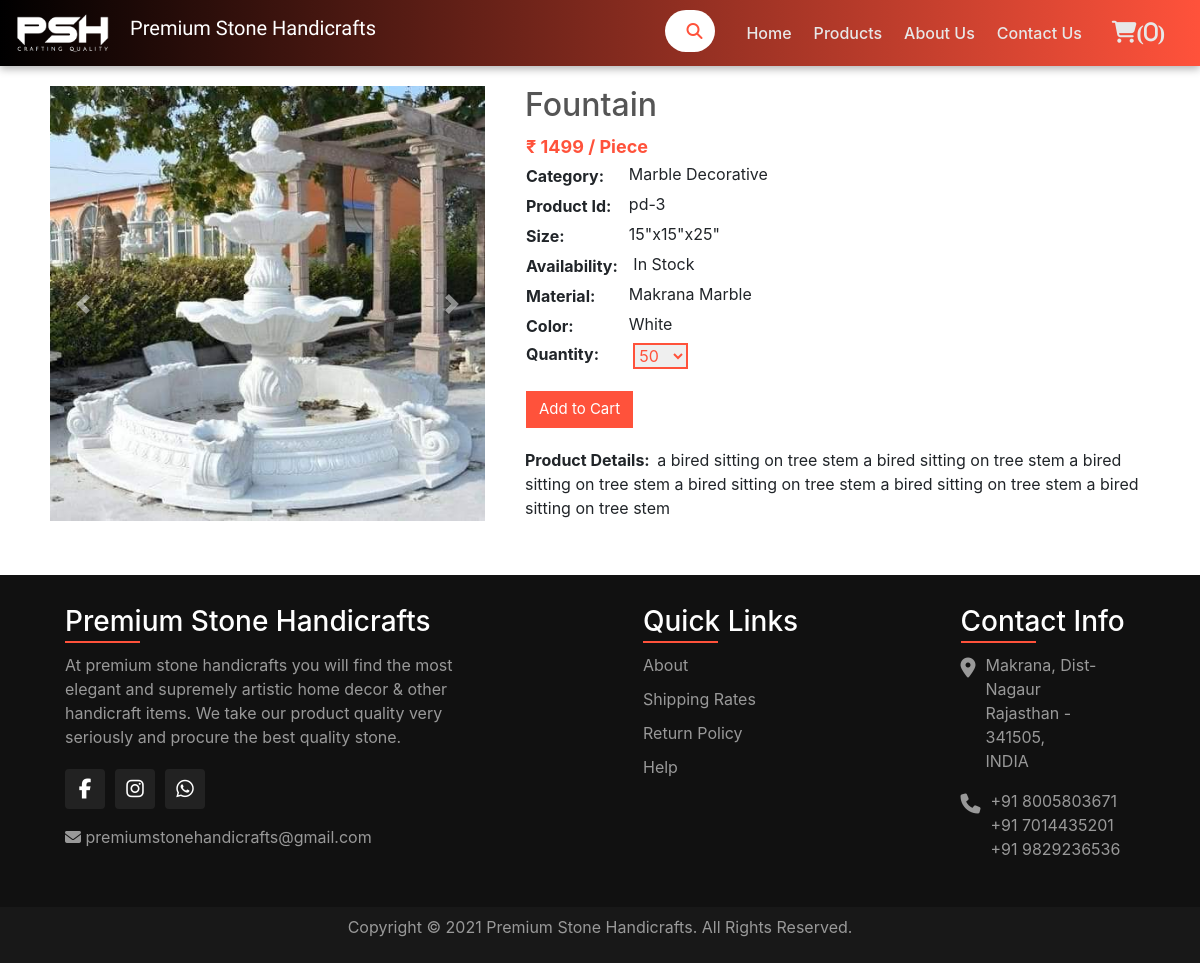
Screenshot of /products/product/3/ with the database file from the repository.
### shop/models.py (models this page shows, shortened)
class Product(models.Model):
    name = models.CharField(max_length=100)
    description = models.CharField(max_length=300)
    price = models.IntegerField()
    category = models.CharField(max_length=50, choices=categoryList)
    size = models.CharField(max_length=35, default='15"x15"x25"')
    material = models.CharField(max_length=20, default="Makrana Marble")
    color = models.CharField(max_length=15, default="White")
    publish_date = models.DateTimeField(auto_now_add=True)
    image = models.ImageField(upload_to="shop/products/images")
    instock = models.BooleanField(default=True)
    featured = models.BooleanField(default=False)
    minbuy = models.IntegerField(default=1)

### shop/views.py (the view, shortened to what this page needs)
# urls.py: path('products/product/<int:id>/', views.singleproductview, name='single_product'),
def singleproductview(request, id):
    category = Product.objects.all().values_list("category").filter(id=id)
    return render(request, "shop/singleproduct.html", {
        'product': Product.objects.get(id=id),
        'products': Product.objects.filter(category=category[0][0]).exclude(id=id)[:10],
        'quantity_options': quantity_options
    })

### shop/templates/shop/singleproduct.html (shortened to what this page needs)
{% extends 'shop/layout.html' %}
{% block main %}
    <div class="container single-product">
        <div class="row">
            <div class="col-md-5">
                <div id="carouselExampleControls" class="carousel slide" data-ride="carousel">
                    <div class="carousel-inner">
                      <div class="carousel-item active">
                        <img class="d-block w-100" src="{{ product.image.url }}" alt="First slide">
                      </div>
                    </div>
                    <a class="carousel-control-prev" href="#carouselExampleControls" role="button" data-slide="prev">
                      <span class="carousel-control-prev-icon" aria-hidden="true"></span>
                    </a>
                    <a class="carousel-control-next" href="#carouselExampleControls" role="button" data-slide="next">
                      <span class="carousel-control-next-icon" aria-hidden="true"></span>
                    </a>
                  </div>
            </div>
            <div class="col-md-7">
                <h2>{{ product.name }}</h2>
                <table>
                  <tr>
                    <th colspan="2" class="price">&#8377; {{ product.price }} / Piece</th>
                  </tr>
                  <tr>
                    <th>Category: </th>
                    <td>&nbsp;&nbsp;{{ product.category }}</td>
                  </tr>
                  <tr>
                    <th>Product Id: </th>
                    <td>&nbsp;&nbsp;pd-{{ product.id }}</td>
                  </tr>
                  <tr>
                    <th>Size: </th>
                    <td>&nbsp;&nbsp;{{ product.size }}</td>
                  </tr>
                  <tr>
                    <th>Availability: </th>
                    <td>&nbsp;&nbsp;
                      {% if product.instock %}
                        In Stock
                      {% else %}
                        Out of Stock
                      {% endif %}
                    </td>
                  </tr>
                  <tr>
                    <th>Material: </th>
                    <td>&nbsp;&nbsp;{{ product.material }}</td>
                  </tr>
                  <tr>
                    <th>Color: </th>
                    <td>&nbsp;&nbsp;{{ product.color }}</td>
                  </tr>
                  <form action="{% url 'shop:cart_add' product.id %}" method="post">
                    <tr>
                      <th><label for="quantity">Quantity: </label></th>
                      <td>&nbsp;&nbsp;
                        <select name="quantity" id="quantity">
                          <option value="{{ product.minbuy }}">{{ product.minbuy }}</option>
                        </select>
                      </td>
                    </tr>
                    <tr>
                      <td colspan="2">
                        <button type="submit" class="btn btn-default btn-cart">Add to Cart</button>
                      </td>
                    </tr>
                  </form>
                </table>
                <p><b>Product Details:&nbsp;&nbsp;</b>{{ product.description }}</p>
            </div>
        </div>
    </div>
{% endblock %}

### static/shop/css/style.css (style rules this page uses)
body a { text-decoration: none!important; }
.btn-cart { color: transparent; color: #ff523b; border-radius: 0; border: 1px solid #ff523b; margin-top: 8px; margin-bottom: 5px; }
.single-product { margin-bottom: 30px; }
.single-product table tr td { padding-bottom: 5px; }
.single-product .col-md-7, .single-product .col-md-5 { padding: 20px; }
.single-product .col-md-7 h2 { color: #555; }
.single-product .col-md-7 p { margin-bottom: 5px; }
.single-product .col-md-7 .price { color: #ff523b; font-size: 18px; font-weight: bold; }
.single-product .col-md-7 .btn-cart { background: #ff523b; color: #FFFFFF; font-size: 15px; margin: 15px 0; display: block; }
.single-product .col-md-7 select { padding: 0px; border: 2px solid #ff523b; color: #ff523b; }

### rows the page displays
Product: image (picture), name "Fountain", price "1499", category "Marble Decorative", id "3", size "15\"x15\"x25\"", material "Makrana Marble", color "White", quantity "50", description "a bired sitting on tree stem a bired sitting on tree stem a bired sitting on tree stem a bired sitting on tree stem a bired sitting on tree stem a bired sitting on tree stem"

### other values shown
{{ request.session.cart|length }} "0"
